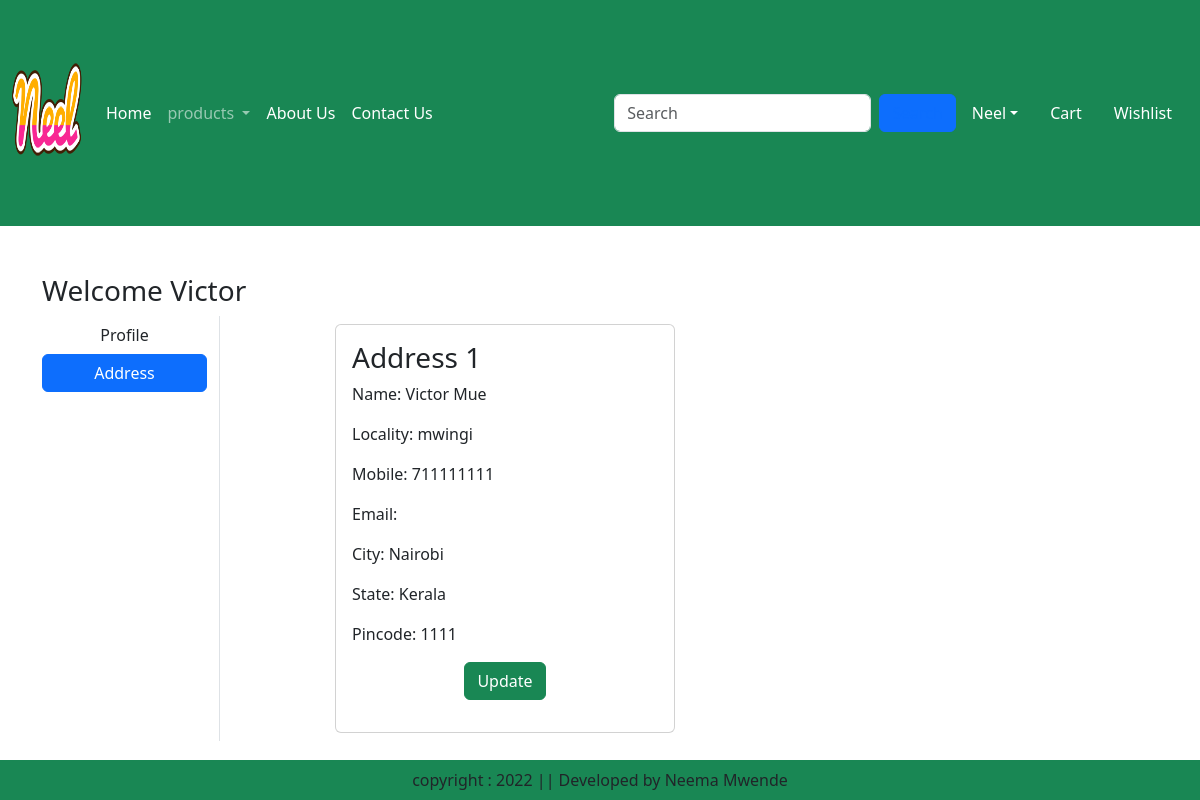
Page /address/ (signed in) on the committed database.
### ecommerceapp/models.py (models this page shows, shortened)
class Customer(models.Model):
    user = models.ForeignKey(User,on_delete=models.CASCADE)
    name = models.CharField(max_length=200)
    locality = models.CharField(max_length=200)
    city = models.CharField(max_length=50)
    mobile = models.IntegerField(default=0)
    zipcode = models.IntegerField()
    state = models.CharField(choices=STATE_CHOICES, max_length=100)

### ecommerceapp/views.py (the view)
# urls.py: path("address/", views.address, name="address"),
def address(request):
    add = Customer.objects.filter(user=request.user)
    return render(request, 'app/address.html', {'add': add})

### ecommerceapp/templates/app/address.html (shortened to what this page needs)
{% extends "app/base.html" %}
{% load static %}
{% block main-content %}
    <div class="container my-5">
        <div class="row">
            <h3>Welcome <span class="text-capitalize">{{request.user}}</span></h3>
        </div>
        <div class="row">
            <div class="col-sm-2 border-end">
                <ul class="list-unstyled">
                    <li class="d-grid"><a href="{% url 'app:profile' %}" class="btn">Profile</a></li>
                    <li class="d-grid"><a href="{% url 'app:address' %}" class="btn btn-primary">Address</a></li>
                </ul>
            </div>
            <div class="col-sm-8 offset-sm-1">
                <div class="row">
                    {% if add %}
                        {% for ad in add %}
                            <div class="col-sm-6">
                                <div class="card m-2">
                                    <div class="card-body">
                                        <h3>Address {{ forloop.counter }}</h3>
                                        <p>Name:  {{ ad.name }}</p>
                                        <p>Locality: {{ ad.locality }}</p>
                                        <p>Mobile: {{ ad.mobile }}</p>
                                        <p>Email: {{ ad.email }}</p>
                                        <p>City: {{ ad.city }}</p>
                                        <p>State: {{ ad.state }}</p>
                                        <p>Pincode: {{ ad.zipcode }}</p>
                                        <p class="text-center">
                                            <a href="{% url 'app:updateAddress' pk=ad.id %}" type="button" class="btn btn-success">Update</a>
                                        </p>
                                    </div>
                                </div>
                            </div>
                        {% endfor %}
                    {% else %}
                        <p>No addresses found for this user.</p>
                    {% endif %}
                </div>
            </div>
        </div>
    </div>
{% endblock main-content %}

### rows in the picture
Customer: name "Victor Mue", locality "mwingi", mobile "711111111", city "Nairobi", state "Kerala", zipcode "1111"

### other values in the picture
{{ request.user }} "Victor"
